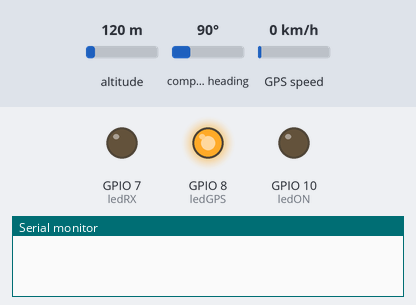
A sketch run on a simulated ESP32. Shown: output pins drawn as LEDs (lit = HIGH), the last lines printed to the serial monitor. The test bench sets the inputs (shaded band); at power-on: altitude 120 m, compass heading 90°, GPS speed 0 km/h. The GPS gets a fix after 3 s at 37.7749, -122.4194 with 8 satellites.

Above: at 0.3 s.
At 4.7 s:
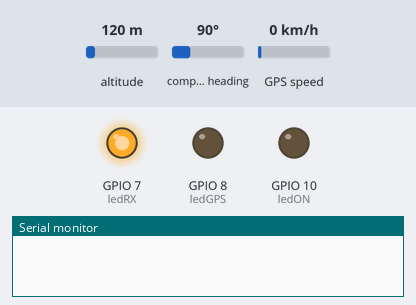
At 9.1 s:
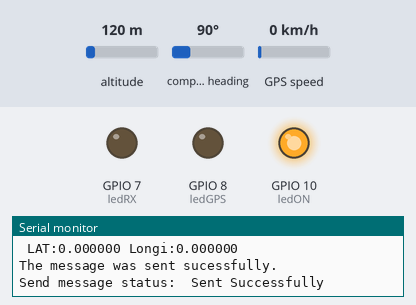
Timing chart, 0 to 10.6 s (numbered marks = the images above):
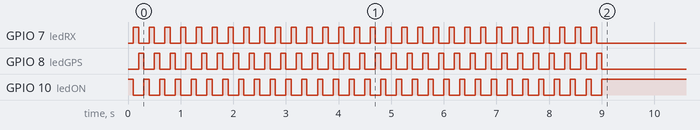

Measured:
- by itself, GPIO 10 (ledON): alternates HIGH for 0.10 s and LOW for 0.20 s, 60 changes in all, then stays HIGH

The sketch:

EmisorGPS.ino
```cpp
/*
  Daniel Carrasco
  This and more tutorials at https://www.electrosoftcloud.com/
*/
#include <esp_now.h>
#include <WiFi.h>
// Set the SLAVE MAC Address

#include <TinyGPS++.h>

#define RXD2 16
#define TXD2 17

int mes,dia,anio,altur,hora,minuto,segundo;
float latit,longi,gpvel;
TinyGPSPlus gps;
 const byte ledON =10;
 int ledRX=7;
  int ledGPS=8;
int i;

uint8_t slaveAddress[] = {0x08, 0x3A, 0xF2, 0xA9, 0xDB, 0xAC};
// Structure to keep the temperature and humidity data from a DHT sensor
typedef struct temp_humidity {
  float temperature;
  float humidity;
};
// Create a struct_message called myData
temp_humidity dhtData;
// Callback to have a track of sent messages
void OnSent(const uint8_t *mac_addr, esp_now_send_status_t status) {
  Serial.print("\r\nSend message status:\t");
  Serial.println(status == ESP_NOW_SEND_SUCCESS ? "Sent Successfully" : "Sent Failed");
}

void setup() {
  // Init Serial Monitor
  Serial.begin(115200);
  Serial2.begin(9600, SERIAL_8N1, RXD2, TXD2);
  pinMode(ledON,OUTPUT);
  pinMode(ledGPS,OUTPUT);
 pinMode(ledRX,OUTPUT);
  for(i=1;i<=30;i++){
    digitalWrite(ledON,HIGH);
    delay(100);
    digitalWrite(ledON,LOW);
    digitalWrite(ledRX,HIGH);
    delay(100);
    digitalWrite(ledRX,LOW);
    digitalWrite(ledGPS,HIGH);
    delay(100);
    digitalWrite(ledGPS,LOW);
  }
  // Set device as a Wi-Fi Station
  WiFi.mode(WIFI_STA);
  // Init ESP-NOW
  if (esp_now_init() != ESP_OK) {
    Serial.println("There was an error initializing ESP-NOW");
    return;
  }
  // We will register the callback function to respond to the event
  esp_now_register_send_cb(OnSent);

  // Register the slave
  esp_now_peer_info_t slaveInfo;
  memcpy(slaveInfo.peer_addr, slaveAddress, 6);
  slaveInfo.channel = 0;
  slaveInfo.encrypt = false;

  // Add slave
  if (esp_now_add_peer(&slaveInfo) != ESP_OK){
    Serial.println("There was an error registering the slave");
    return;
  }


}
void loop() {
digitalWrite(ledON,HIGH);
  latit=gps.location.lat(), gps.location.isValid(), 11, 6;
longi=gps.location.lng(), gps.location.isValid(), 12, 6;

Serial.print(" LAT:");
Serial.print(latit,6);
Serial.print(" Longi:");
Serial.print(longi,6);
Serial.println("");
Serial.println("");
  // Set values to send
  // To simplify the code, we will just set two floats and I'll send it
  dhtData.temperature = longi*1000000;
  dhtData.humidity = latit*1000000;
  // Is time to send the messsage via ESP-NOW
  esp_err_t result = esp_now_send(slaveAddress, (uint8_t *) &dhtData, sizeof(dhtData));

  if (result == ESP_OK) {
    Serial.println("The message was sent sucessfully.");
  }
  else {
    Serial.println("There was an error sending the message.");
  }
  smartDelay(1000);
}

static void smartDelay(unsigned long ms)
{
  unsigned long start = millis();
  do
  {
    while (Serial2.available())
      gps.encode(Serial2.read());
  } while (millis() - start < ms);
}

static void printFloat(float val, bool valid, int len, int prec)
{
  if (!valid)
  {
    while (len-- > 1)
      Serial.print('*');
    Serial.print(' ');
  }
  else
  {
    Serial.print(val, prec);
    int vi = abs((int)val);
    int flen = prec + (val < 0.0 ? 2 : 1); // . and -
    flen += vi >= 1000 ? 4 : vi >= 100 ? 3 : vi >= 10 ? 2 : 1;
    for (int i=flen; i<len; ++i)
      Serial.print(' ');
  }
  smartDelay(0);
}

static void printInt(unsigned long val, bool valid, int len)
{
  char sz[32] = "*****************";
  if (valid)
    sprintf(sz, "%ld", val);
  sz[len] = 0;
  for (int i=strlen(sz); i<len; ++i)
    sz[i] = ' ';
  if (len > 0)
    sz[len-1] = ' ';
  Serial.print(sz);
  smartDelay(0);
}
```
